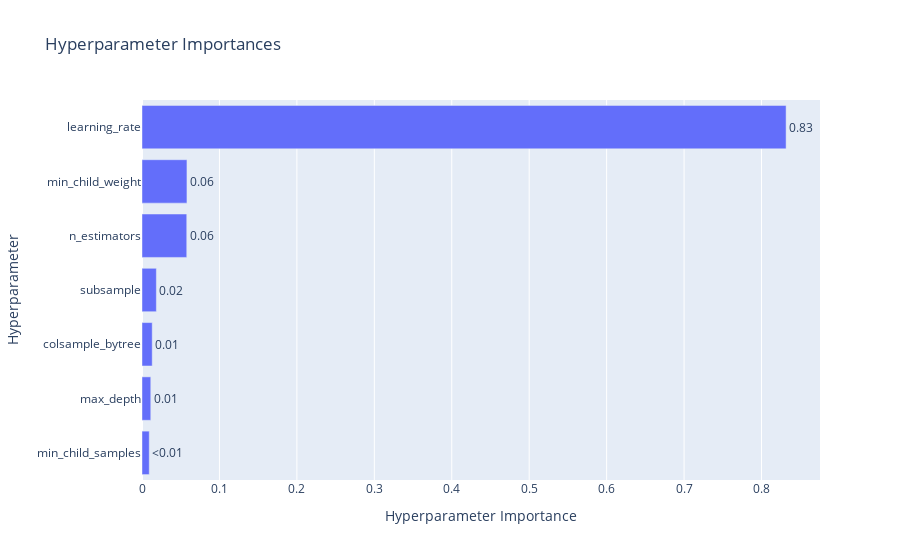

Source (notebook cell):
### Code cell
# See the impact of of hyperparmeter
optuna.visualization.plot_param_importances(study_light)

### Figure 1 — Plotly figure (JSON) as saved in the notebook; plotly's stock layout.template omitted (floating-point values rounded to 4 significant figures)
{"data": [{"cliponaxis": false, "hovertemplate": ["min_child_samples (IntDistribution): 0.009356650318037908<extra></extra>", "max_depth (IntDistribution): 0.01131938399725971<extra></extra>", "colsample_bytree (FloatDistribution): 0.01319402087272032<extra></extra>", "subsample (FloatDistribution): 0.018549911129755913<extra></extra>", "n_estimators (IntDistribution): 0.0577828464048793<extra></extra>", "min_child_weight (IntDistribution): 0.05804300969632742<extra></extra>", "learning_rate (FloatDistribution): 0.8317541775810194<extra></extra>"], "name": "Objective Value", "orientation": "h", "text": ["<0.01", "0.01", "0.01", "0.02", "0.06", "0.06", "0.83"], "textposition": "outside", "type": "bar", "x": [0.009357, 0.01132, 0.01319, 0.01855, 0.05778, 0.05804, 0.8318], "y": ["min_child_samples", "max_depth", "colsample_bytree", "subsample", "n_estimators", "min_child_weight", "learning_rate"]}], "layout": {"title": {"text": "Hyperparameter Importances"}, "xaxis": {"title": {"text": "Hyperparameter Importance"}}, "yaxis": {"title": {"text": "Hyperparameter"}}}}
